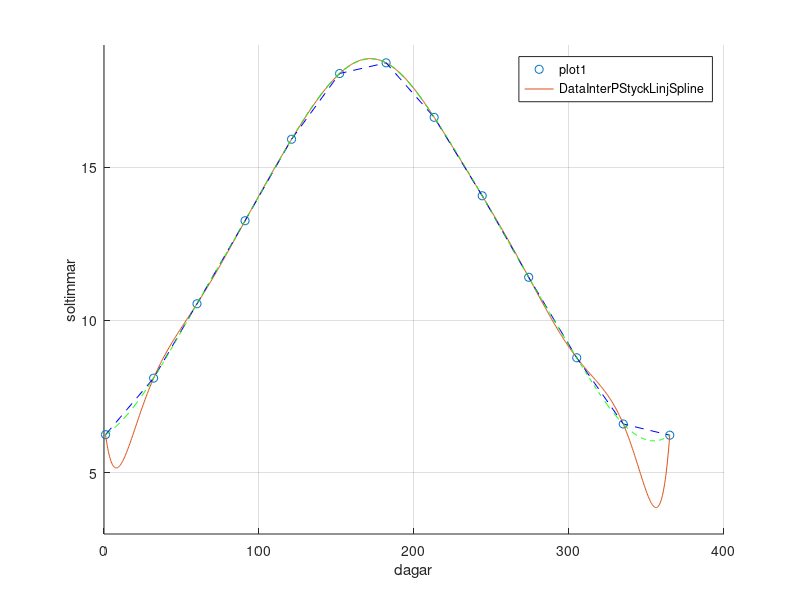
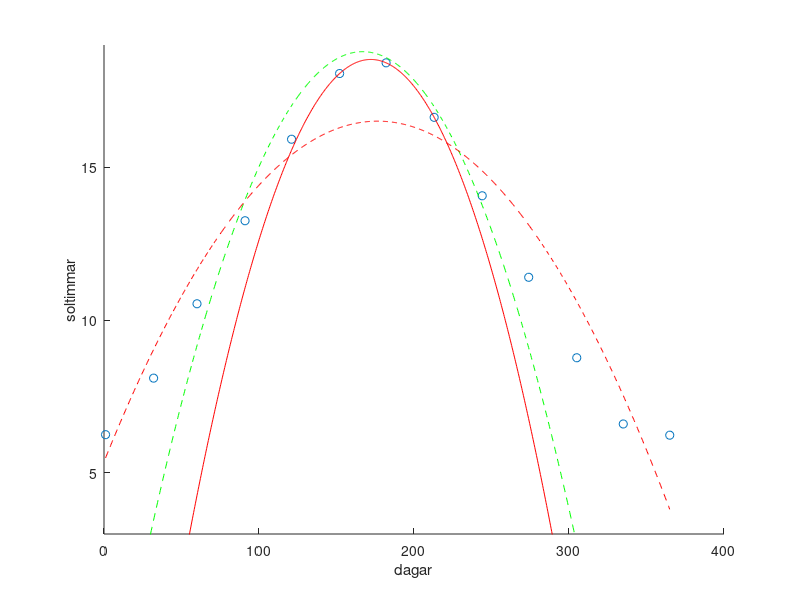

Recreate these plots in MATLAB, in order. (Note: this script raises an error after producing the figures.)
%Interpolation genom samtliga punkter:
clc, close all, clear all

x0=[1 32 60 91 121 152 182 213 244 274 305 335 365]'; %Mätpunkter x

h=[6 8 10 13 15 18 18 16 14 11 8 6 6]';
m=[15 6 32 15 55 4 25 38 4 24 46 36 14]';

y0=h+m./60; %Mätpunkter y

A=[x0.^0 x0.^1 x0.^2 x0.^3 x0.^4 x0.^5 x0.^6 x0.^7 x0.^8 x0.^9 x0.^10 x0.^11 x0.^12]; %VÄLDIGT högt kond.tal

c=A\y0;

P=@(x) c(1)*x.^0+c(2)*x.^1+c(3)*x.^2+c(4)*x.^3+c(5)*x.^4+c(6)*x.^5+c(7)*x.^6+c(8)*x.^7+c(9)*x.^8+c(10)*x.^9+c(11)*x.^10+c(12)*x.^11+c(13)*x.^12;
%%%%%%%%%%%%%%%%%%%%%%%%%%%%%%%%%%%%%%%%%%%%%%%%%%%%%
%A,B,C

x_lins=linspace(1,365,1000);

P1=P(x_lins); %Interp.polyn.

yi=interp1(x0,y0,x0,"linear"); %styckv. linj. 

ys=spline(x0,y0,x_lins); %spline



figure(1)
hold on
grid on
xlabel("dagar")
ylabel("soltimmar")
ylim([3,19])

plot(x0,y0,"o"),

plot(x_lins,P1)  %Plot av interpolationspolynom 

plot(x0,yi, "--b")

plot(x_lins,ys,"--g")

legend("plot1",["Data","InterP", "StyckLinj", "Spline"])

%%%%%%%%%%%%%%%%%%%%%%%%%%%%%%%%%%%%%%%%%%%%%%%%%%%%%%%%%%
%Andragrads polynom Juni-Aug
figure(2)
hold on
ylim([3,19])
xlabel("dagar")
ylabel("soltimmar")

plot(x0,y0,"o");

x0=[152 182 213];
y0=[18+4/60 18+25/60 16+38/60];

c=polyfit(x0,y0,2);
P2=polyval(c,x_lins);

[s_max,index]=max(P2);
dag = x_lins(index);
disp(s_max)
disp(dag)

plot(x_lins,P2,"-r")

%%%%%%%%%%%%%%%%%%%%%%%%%%%%%%%%%%%%%%%%%%%%%%%%%%%%%%%%%%
%MKM-anpassad andragrads polynom April-Sep
h=[6 8 10 13 15 18 18 16 14 11 8 6 6]';
m=[15 6 32 15 55 4 25 38 4 24 46 36 14]';


x0=[91 121 152 182 213 244];
y0=[13+15/60 15+55/16 18+4/60 18+25/60 16+38/60 14+4/60];

c=polyfit(x0,y0,2);
P3=polyval(c,x_lins);

plot(x_lins,P3,"--g")

%%%%%%%%%%%%%%%%%%%%%%%%%%%%%%%%%%%%%%%%%%%%%%%%%%%%%%%%%%
%MKM-anpassad hela året

x0=[1 32 60 91 121 152 182 213 244 274 305 335 365]'; %Mätpunkter x

h=[6 8 10 13 15 18 18 16 14 11 8 6 6]';
m=[15 6 32 15 55 4 25 38 4 24 46 36 14]';

y0=h+m./60; %Mätpunkter y

c=polyfit(x0,y0,2);
P4=polyval(c,x_lins);

plot(x_lins,P4,"--r")

%%%%%%%%%%%%%%%%%%%%%%%%%%%%%%%%%%%%%%%%%%%%%%%%%%%%%%%%%%


A=[x0.^0 cos(((2*pi)/(365))*x0) sin(((2*pi)/(365))*x0)];

ATA=A'*A; ATy=A'*y0;

c=ATA\ATy;

y=c(1)+c(2)*cos(((2*pi)/(365))*x_lins)+c(3)*sin(((2*pi)/(365))*x_lins);

plot(x_lins,y,"-bl")

disp(y(7))

legend("plot",["data","JunAug","AprSep","MKM-År","trig"])


%%%%%%%%%%%%%%%%%%%%%%%%%%%%%%%%%%%%%%%%%%%%%%%%%%%%%%%%%%%%%%
